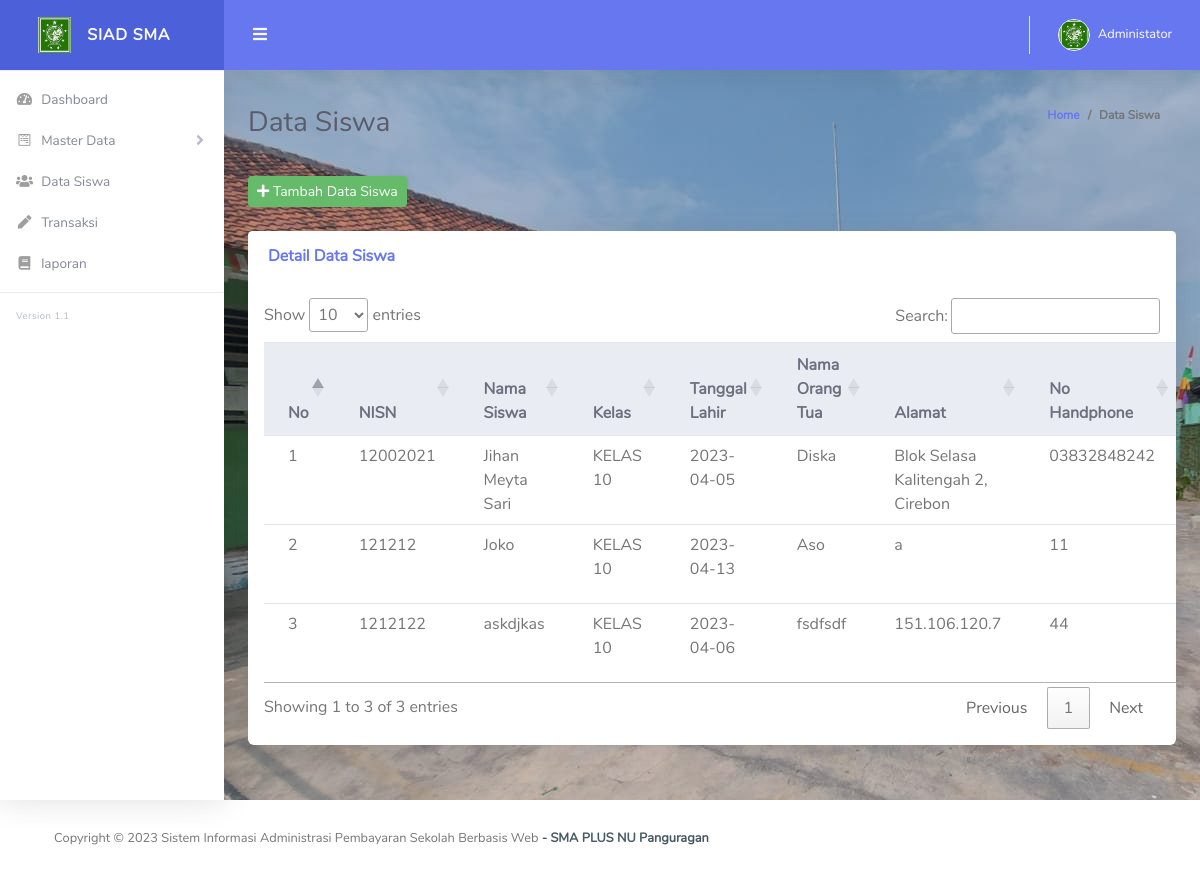
/index.php/siswa, run on the app's committed database.
### tables this page shows
CREATE TABLE `tb_siswa`  (
  `id` int(11) NOT NULL AUTO_INCREMENT,
  `nisn` varchar(100) NOT NULL,
  `password` varchar(100) NOT NULL,
  `nama` varchar(225) NOT NULL,
  `nama_kelas` varchar(100) NOT NULL,
  `tanggal_lahir` date NULL DEFAULT NULL,
  `nama_orangtua` varchar(100) NOT NULL,
  `alamat` varchar(100) NOT NULL,
  `no_hp` varchar(100) NOT NULL,
  `tahun_ajaran` varchar(100) NOT NULL,
  `status` varchar(100) NOT NULL,
  PRIMARY KEY (`id`) USING BTREE,
  UNIQUE INDEX `nisn`(`nisn`) USING BTREE
);

### application/controllers/Siswa.php (called while the page is built, shortened)
<?php
class Siswa extends CI_Controller {
    public function __construct()
    {
        $this->load->model('Siswa_model');
        $this->load->model('Kelas_model');
        $this->load->model('Periode_model');
        $this->load->model('M_global_model');
    }
    public function index()
    {
        $data['title']  = 'SIAD SMA Pangurugan';
        $judul['judul'] = 'Data Siswa';
        $queryAllKel = $this->Kelas_model->ambildatakelas();
        $Tampil = array('queryKel' => $queryAllKel);
        $queryAllSis = $this->Siswa_model->ambildatasiswa();
        $DATA2 = array('querySis' => $queryAllSis);
        $queryAllPeriode = $this->Periode_model->ambildataperiode();
        $DATA3 = array('queryPeriode' => $queryAllPeriode);
        $DATA4 = $judul +$Tampil +$DATA2 + $DATA3;
		$this->load->view('template/header',$data);
		$this->load->view('template/sidebar');
        $this->load->view('template/topbar');
        $this->load->view('admin/siswa',$DATA4);
        $this->load->view('template/footer');
    }
}

### index.php (called while the page is built, shortened)
<?php
require_once BASEPATH.'core/CodeIgniter.php';

### application/models/Siswa_model.php (called while the page is built, shortened)
<?php
class Siswa_model extends CI_Model
{
    function ambildatasiswa()
    {
      $query = $this->db->get('tb_siswa');
      return $query->result();
    }
}

### application/views/admin/siswa.php (the view, shortened to what this page needs)
<div class="container-fluid" id="container-wrapper">
  <div class="d-sm-flex align-items-center justify-content-between mb-4">
    <h1 class="h3 mb-0 text-gray-800"><?= $judul;?></h1>
    <ol class="breadcrumb">
      <li class="breadcrumb-item"><a href="./">Home</a></li>
      <li class="breadcrumb-item active" aria-current="page"><?= $judul;?></li>
    </ol>
  </div>
  <button type="button"  class="btn btn-success btn-sm" data-toggle="modal" data-target="#exampleModal"
            id="#myBtn">
            <i class="fas fa-plus"></i>
             Tambah Data Siswa
          </button>
      <br>
      <br>
  <div class="card mb-4">
  <div class="card-header py-3 d-flex flex-row align-items-center justify-content-between">
          <h6 class="m-0 font-weight-bold text-primary">Detail Data Siswa</h6>
        </div>
        <div class="table-responsive p-3">
          <table class="table align-items-center table-flush" id="dataTable">
            <thead class="thead-light">
              <tr>
                <th>No</th>
                <th>NISN</th>
                <th>Nama Siswa</th>
                <th>Kelas</th>
                <th>Tanggal Lahir</th>
                <th>Nama Orang Tua</th>
                <th>Alamat</th>
                <th>No Handphone</th>
              </tr>
            </thead>
            <tbody>
              <tr>
                <?php
                $no = 0;
                foreach ($querySis as $value) {
                    $no++
                ?>
                <td><?php echo $no; ?></td>
                <td><?php echo $value->nisn; ?></td>
                <td><?php echo $value->nama; ?></td>
                <td><?php echo $value->nama_kelas; ?></td>
                <td><?php echo $value->tanggal_lahir; ?></td>
                <td><?php echo $value->nama_orangtua; ?></td>
                <td><?php echo $value->alamat; ?></td>
                <td><?php echo $value->no_hp; ?></td>
            </tr>
            <?php
             }
        ?>
                </tbody>
          </table>
            </div>
            </div></div>
            </div>
            </div>

### data on the page
tb_siswa: nisn "12002021", nama "Jihan Meyta Sari", nama_kelas "KELAS 10", tanggal_lahir "2023-04-05", nama_orangtua "Diska", alamat "Blok Selasa Kalitengah 2, Cirebon", no_hp "03832848242"
tb_siswa: nisn "121212", nama "Joko", nama_kelas "KELAS 10", tanggal_lahir "2023-04-13", nama_orangtua "Aso", alamat "a", no_hp "11"
tb_siswa: nisn "1212122", nama "askdjkas", nama_kelas "KELAS 10", tanggal_lahir "2023-04-06", nama_orangtua "fsdfsdf", alamat "151.106.120.7", no_hp "44"

### other printed values
$judul "Data Siswa"
